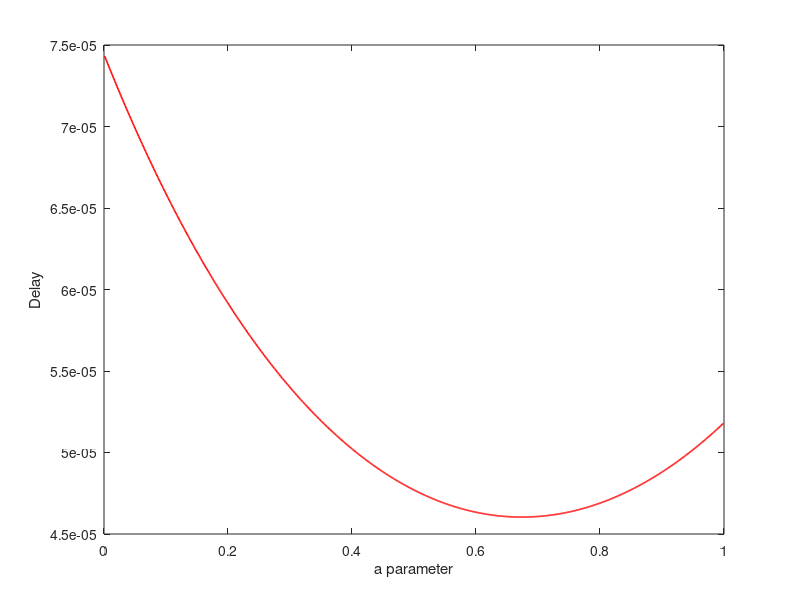

Reproduce this figure in MATLAB.
pkg load queueing;

a = 0.001:0.001:0.999;
lambda = 10000;
lambda_1 = a*lambda;
lambda_2 = (1-a)*lambda;
mu_1 = 29296;
mu_2 = 23437;

[_,_,Q1,_,_] = qsmm1(lambda_1,mu_1);
[_,_,Q2,_,_] = qsmm1(lambda_2,mu_2);

clients = Q1 + Q2;
time = clients/lambda;

figure(1);
plot(a,time,"r","linewidth",1.2);
xlabel("a parameter");
ylabel("Delay");

filename = "../images/delay_to_a.png";
print("-dpng", filename);

[minimum, minimum_a] = min(min(time,[],1));
fd = fopen("ask1.txt", "w");
min_a = 0.001*minimum_a
text = sprintf("Minimum Delay=%d for a=%.3f", minimum, min_a);
fprintf(fd,text);
fclose(fd);
